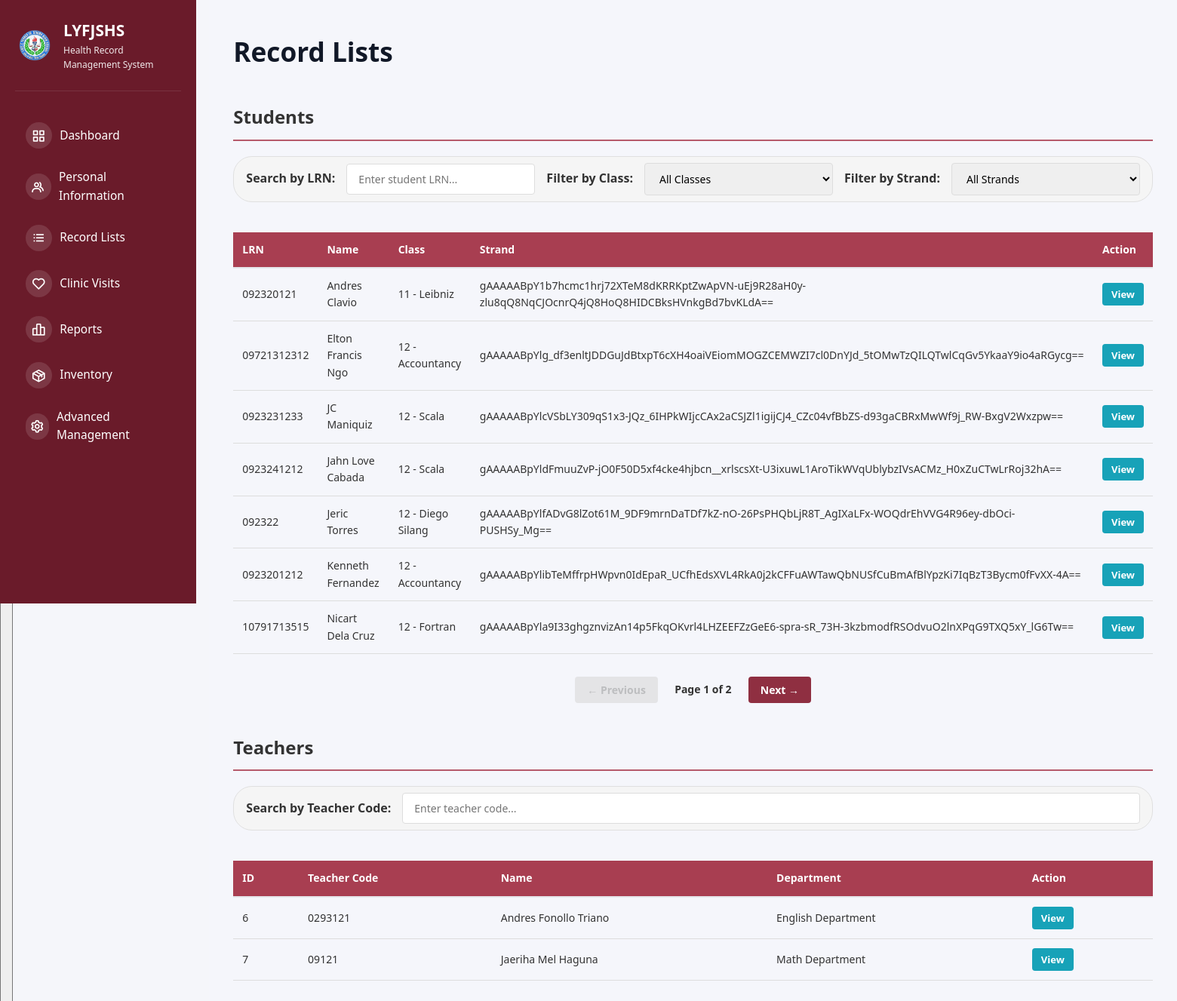
The page /record-lists (signed in) on the database its author committed.
### tables this page shows
CREATE TABLE students (
            id INTEGER PRIMARY KEY AUTOINCREMENT,
            studentLRN TEXT UNIQUE NOT NULL,
            name TEXT NOT NULL,
            class TEXT,
            dob DATE,
            address TEXT,
            parentContact TEXT,
            emergencyContact TEXT,
            height TEXT,
            weight TEXT,
            blood TEXT,
            pastIllnesses TEXT,
            allergies TEXT,
            conditions TEXT,
            vaccination TEXT,
            created_at TIMESTAMP DEFAULT CURRENT_TIMESTAMP
        , strand TEXT);

CREATE TABLE teachers (
            id INTEGER PRIMARY KEY AUTOINCREMENT,
            teacherID TEXT UNIQUE NOT NULL,
            name TEXT NOT NULL,
            department TEXT,
            dob DATE,
            address TEXT,
            contact TEXT,
            height TEXT,
            weight TEXT,
            blood TEXT,
            pastIllnesses TEXT,
            allergies TEXT,
            conditions TEXT,
            vaccination TEXT,
            created_at TIMESTAMP DEFAULT CURRENT_TIMESTAMP
        );

### src/app.py (the view)
@app.route("/record-lists")
def record_lists():
    if not session.get("logged_in"):
        return redirect(url_for("login"))
    db = get_db_connection()
    if not db:
        flash("Database connection error.", "danger")
        return redirect(url_for("login"))
    try:
        cursor = db.cursor()
        cursor.execute("SELECT role, advisory_class FROM users WHERE id = ?", (session.get("user_id"),))
        user = cursor.fetchone()
        user_role = safe_row_get(user, 'role') if user else None
        advisory_class = safe_row_get(user, 'advisory_class') if user else None
        if user_role == 'class_advisor' and advisory_class:
            cursor.execute("SELECT * FROM students WHERE class = ? ORDER BY name", (advisory_class,))
            students = cursor.fetchall()
            students = [decrypt_student_record(s) for s in students]
            teachers = []  # Class advisors cannot see teachers
        else:
            cursor.execute("SELECT * FROM students ORDER BY name")
            students = cursor.fetchall()
            students = [decrypt_student_record(s) for s in students]
            cursor.execute("SELECT * FROM teachers ORDER BY name")
            teachers = cursor.fetchall()
            teachers = [decrypt_teacher_record(t) for t in teachers]
        db.close()
        items_per_page = 7
        student_total = len(students)
        student_pages = (student_total + items_per_page - 1) // items_per_page if student_total > items_per_page else 1
        show_student_pagination = student_total > items_per_page
        teacher_total = len(teachers)
        teacher_pages = (teacher_total + items_per_page - 1) // items_per_page if teacher_total > items_per_page else 1
        show_teacher_pagination = teacher_total > items_per_page
        return render_template(
            "records/record-lists.html",
            students=students,
            teachers=teachers,
            user_role=user_role,
            advisory_class=advisory_class,
            items_per_page=items_per_page,
            student_total=student_total,
            student_pages=student_pages,
            show_student_pagination=show_student_pagination,
            teacher_total=teacher_total,
            teacher_pages=teacher_pages,
            show_teacher_pagination=show_teacher_pagination,
        )
    except sqlite3.Error as e:
        flash(f"Error loading record lists: {str(e)}", "danger")
        if db:
            db.close()
        return redirect(url_for("login"))

### src/app.py (called while the page is built, shortened)
@app.before_request
def check_user_status():
    if session.get("logged_in"):
        if request.endpoint in ['login', 'logout', 'register', 'pending_approval', 'static']:
            return
        if session.get("role") == "pending":
            return redirect(url_for("pending_approval"))
        db = get_db_connection()
        if db:
            try:
                cursor = db.cursor()
                cursor.execute("SELECT is_active FROM users WHERE id = ?", (session.get("user_id"),))
                user = cursor.fetchone()
                db.close()
                if not user or not safe_row_get(user, 'is_active', 1):
                    session.clear()
                    flash("Your account has been disabled. Please contact the administrator.", "danger")
                    return redirect(url_for("login"))
            except sqlite3.Error:
                db.close()

@app.context_processor
def inject_user():
    user = None
    if session.get("logged_in"):
        db = get_db_connection()
        if db:
            try:
                cursor = db.cursor()
                cursor.execute("SELECT * FROM users WHERE id = ?", (session.get("user_id"),))
                user = cursor.fetchone()
                db.close()
            except sqlite3.Error:
                pass
    return {'current_user': user, 'max': max, 'min': min, 'range': range}

def get_db_connection():
    try:
        conn = sqlite3.connect(DATABASE)
        conn.row_factory = sqlite3.Row  # This enables column access by name
        return conn
    except sqlite3.Error as e:
        logger.error(f"Database connection error: {e}")
        return None

def safe_row_get(row, key, default=None):
    if row is None:
        return default
    try:
        return row[key]
    except (IndexError, KeyError):
        return default

def decrypt_student_record(student):
    if not student or not encryption_handler:
        return student

def decrypt_teacher_record(teacher):
    if not teacher or not encryption_handler:
        return teacher

### templates/records/record-lists.html (shortened to what this page needs)
{% extends "shared/base.html" %} {% block extra_css %}
<link
  rel="stylesheet"
  href="{{ url_for('static', filename='css/student_list.css') }}"
/>
{% endblock %} {% block content %} {% if user_role == 'class_advisor' and
advisory_class %}
<div class="class-advisor-banner">
  👥 You are viewing student records for your section:
  <strong>{{ advisory_class }}</strong>
</div>
<h2 class="class-advisor-title">📋 Student Records - {{ advisory_class }}</h2>
{% else %}
<h1>Record Lists</h1>
{% endif %}
<h2 class="section-title">Students</h2>
{% if students %} {% if user_role != 'class_advisor' %}
<div class="search-container">
  <label class="search-label" for="studentSearchInput">Search by LRN:</label>
  <input
    type="text"
    id="studentSearchInput"
    class="search-input"
    placeholder="Enter student LRN..."
    onkeyup="filterStudentTable()"
  />
  <label class="search-label" for="classFilterSelect">Filter by Class:</label>
  <select
    id="classFilterSelect"
    class="search-input"
    onchange="filterStudentTable()"
  >
    <option value="">All Classes</option>
    {% set classes = students | map(attribute='class') | select | unique | sort
    %}
  </select>
  <label class="search-label" for="strandFilterSelect">Filter by Strand:</label>
  <select
    id="strandFilterSelect"
    class="search-input"
    onchange="filterStudentTable()"
  >
    <option value="">All Strands</option>
    {% set strands = students | map(attribute='strand') | select | unique | sort
    %}
  </select>
</div>
{% endif %}
<div class="table-wrapper">
  <table id="studentTable">
    <thead>
      <tr>
        <th>LRN</th>
        <th>Name</th>
        <th>Class</th>
        <th>Strand</th>
        <th>Action</th>
      </tr>
    </thead>
    <tbody>
      {% for student in students %}
      <tr>
        <td>{{ student.studentLRN }}</td>
        <td>{{ student.name }}</td>
        <td>{{ student.class }}</td>
        <td>{{ student.strand or '-' }}</td>
        <td>
          <div class="action-buttons">
            <button
              class="btn-view btn-sm"
              data-student-id="{{ student.id }}"
              onclick="viewStudent(this.dataset.studentId)"
            >
              View
            </button>
          </div>
        </td>
      </tr>
      {% endfor %}
    </tbody>
  </table>
</div>
{% if show_student_pagination %}
<div id="studentPaginationContainer" class="pagination-container">
  <div class="pagination">
    <button
      id="prevStudentBtn"
      class="pagination-btn"
      onclick="previousStudentPage()"
    >
      ← Previous
    </button>
    <span class="pagination-info">
      Page <span id="studentCurrentPage">1</span> of
      <span id="studentTotalPages">1</span>
    </span>
    <button
      id="nextStudentBtn"
      class="pagination-btn"
      onclick="nextStudentPage()"
    >
      Next →
    </button>
  </div>
</div>
{% endif %} {% endif %} {% if user_role != 'class_advisor' %}
<h2 class="section-title">Teachers</h2>
<div class="search-container">
  <label class="search-label" for="teacherSearchInput"
    >Search by Teacher Code:</label
  >
  <input
    type="text"
    id="teacherSearchInput"
    class="search-input"
    placeholder="Enter teacher code..."
    onkeyup="filterTeacherTable()"
  />
</div>
<div class="table-wrapper">
  <table id="teacherTable">
    <thead>
      <tr>
        <th>ID</th>
        <th>Teacher Code</th>
        <th>Name</th>
        <th>Department</th>
        <th>Action</th>
      </tr>
    </thead>
    <tbody>
      {% for teacher in teachers %}
      <tr>
        <td>{{ teacher.id }}</td>
        <td>{{ teacher.teacherID }}</td>
        <td>{{ teacher.name }}</td>
        <td>{{ teacher.department or "N/A" }}</td>
        <td>
          <div class="action-buttons">
            <button
              class="btn-view btn-sm"
              data-teacher-id="{{ teacher.id }}"
              onclick="viewTeacher(this.dataset.teacherId)"
            >
              View
            </button>
          </div>
        </td>
      </tr>
      {% endfor %}
    </tbody>
  </table>
</div>
 {% endif %}
{% endblock %}

### static/css/dashboard.css (style rules this page uses)
* { margin: 0; padding: 0; box-sizing: border-box; }
:root { --primary-color: #2bb0a1; --secondary-color: #8b2340; --danger-color: #dc2626; --success-color: #16a34a; --warning-color: #ea580c; --light-bg: #f8fafc; --white: #ffffff; --text-dark: #1f2937; --text-light: #6b7280; --border-color: #e5e7eb; --shadow: 0 1px 3px rgba(0, 0, 0, 0.1); --shadow-lg: 0 10px 15px -3px rgba(0, 0, 0, 0.1); }
body { font-family: -apple-system, BlinkMacSystemFont, "Segoe UI", Roboto, Oxygen, Ubuntu, Cantarell, sans-serif; background-color: var(--light-bg); color: var(--text-dark); line-height: 1.6; }
html, body { height: 100%; font-family: system-ui, -apple-system, BlinkMacSystemFont, "Segoe UI", Roboto, sans-serif; }
body { background: #f5f6fb; color: #111827; }
.main-content h1 { font-size: 2.2rem; margin-bottom: 1.75rem; color: #111827; font-weight: 700; }
table { width: 100%; border-collapse: collapse; font-size: 14px; }
table thead { background-color: #a83e51; border-bottom: 2px solid var(--border-color); }
table th { padding: 15px; text-align: left; font-weight: 600; color: white; }
table td { padding: 15px; border-bottom: 1px solid var(--border-color); }

### static/css/header.css (style rules this page uses)
.search-container { position: relative; display: flex; align-items: center; background: #f5f5f5; border: 1px solid #e0e0e0; border-radius: 25px; padding: 0.5rem 1rem; transition: all 0.3s ease; }

### static/css/student_list.css (style rules this page uses)
* { margin: 0; padding: 0; box-sizing: border-box; font-family: "Segoe UI", Tahoma, Geneva, Verdana, sans-serif; }
body { background-color: #f5f6fa; color: #333; }

### templates/records/record-lists.html (style rules this page uses)
.section-title { margin-top: 40px; margin-bottom: 20px; font-size: 24px; font-weight: bold; border-bottom: 2px solid #b65a6b; padding-bottom: 10px; }
.table-wrapper { overflow-x: auto; margin-bottom: 30px; }
table { width: 100%; border-collapse: collapse; margin-top: 20px; }
table th, table td { padding: 12px; text-align: left; border-bottom: 1px solid #ddd; }
table th { background-color: #a83e51; font-weight: bold; }
.action-buttons { display: flex; gap: 5px; flex-wrap: wrap; }
.btn-sm { padding: 6px 12px; font-size: 13px; }
.btn-view { background-color: #17a2b8; color: white; border: none; padding: 6px 12px; cursor: pointer; border-radius: 4px; font-size: 13px; font-weight: bold; transition: 0.3s; }
.pagination-container { display: flex; justify-content: center; align-items: center; gap: 15px; margin-top: 30px; margin-bottom: 30px; }
.pagination { display: flex; gap: 10px; align-items: center; }
.pagination-btn { background-color: #8f2f41; color: white; border: none; padding: 8px 16px; border-radius: 4px; cursor: pointer; font-size: 14px; font-weight: 600; transition: 0.3s ease; }
.pagination-btn:disabled { background-color: #d9d9d9; color: #999; cursor: not-allowed; opacity: 0.6; }
.pagination-info { font-size: 14px; font-weight: 600; color: #333; min-width: 100px; text-align: center; }
.search-container { margin-bottom: 20px; display: flex; gap: 10px; align-items: center; }
.search-input { padding: 10px 15px; border: 1px solid #ddd; border-radius: 4px; font-size: 14px; width: 300px; }
.search-label { font-weight: 600; color: #333; }
.search-container { display: flex; gap: 15px; margin-bottom: 20px; flex-wrap: wrap; align-items: center; }
.search-input { padding: 10px 15px; border: 1px solid #ddd; border-radius: 4px; font-size: 14px; flex: 1; min-width: 200px; }

### rows shown on the page
students: studentLRN "092320121", name "Andres Clavio", class "11 - Leibniz", strand "gAAAAABpY1b7hcmc1hrj72XTeM8dKRRKptZwApVN-uEj9R28aH0y-zlu8qQ8NqCJOcnrQ4jQ8HoQ8HIDCBksHVnkgBd7bvKLdA=="
students: studentLRN "09721312312", name "Elton Francis Ngo", class "12 - Accountancy", strand "gAAAAABpYlg_df3enltJDDGuJdBtxpT6cXH4oaiVEiomMOGZCEMWZI7cl0DnYJd_5tOMwTzQILQTwlCqGv5YkaaY9io4aRGycg=="
students: studentLRN "0923231233", name "JC Maniquiz", class "12 - Scala", strand "gAAAAABpYlcVSbLY309qS1x3-JQz_6IHPkWIjcCAx2aCSJZl1igijCJ4_CZc04vfBbZS-d93gaCBRxMwWf9j_RW-BxgV2Wxzpw=="
students: studentLRN "0923241212", name "Jahn Love Cabada", class "12 - Scala", strand "gAAAAABpYldFmuuZvP-jO0F50D5xf4cke4hjbcn__xrlscsXt-U3ixuwL1AroTikWVqUblybzIVsACMz_H0xZuCTwLrRoj32hA=="
students: studentLRN "092322", name "Jeric Torres", class "12 - Diego Silang", strand "gAAAAABpYlfADvG8lZot61M_9DF9mrnDaTDf7kZ-nO-26PsPHQbLjR8T_AgIXaLFx-WOQdrEhVVG4R96ey-dbOci-PUSHSy_Mg=="
students: studentLRN "0923201212", name "Kenneth Fernandez", class "12 - Accountancy", strand "gAAAAABpYlibTeMffrpHWpvn0IdEpaR_UCfhEdsXVL4RkA0j2kCFFuAWTawQbNUSfCuBmAfBlYpzKi7IqBzT3Bycm0fFvXX-4A=="
students: studentLRN "10791713515", name "Nicart Dela Cruz", class "12 - Fortran", strand "gAAAAABpYla9I33ghgznvizAn14p5FkqOKvrl4LHZEEFZzGeE6-spra-sR_73H-3kzbmodfRSOdvuO2lnXPqG9TXQ5xY_lG6Tw=="
teachers: id "6", teacherID "0293121", name "Andres Fonollo Triano", department "English Department"
teachers: id "7", teacherID "09121", name "Jaeriha Mel Haguna", department "Math Department"
